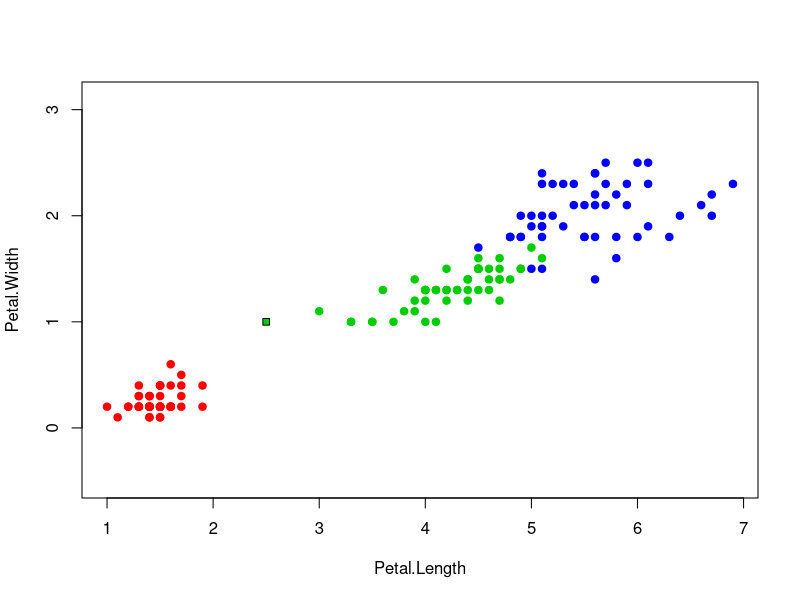

Here is the R script that generated this plot:
euclideanDistance <- function(u, v)
{
	sqrt(sum((u - v)^2))
}

sortObjectsByDist <- function(xl, z, metricFunction =
euclideanDistance)
{
	l <- dim(xl)[1]
	n <- dim(xl)[2] - 1
	distances <- matrix(NA, l, 2)
	for (i in 1:l)
	{
		distances[i, ] <- c(i, metricFunction(xl[i, 1:n], z))
	}

	orderedXl <- xl[order(distances[, 2]), ]
	return (orderedXl);
}

kNN <- function(xl, z, k)
{
	orderedXl <- sortObjectsByDist(xl, z)
	n <- dim(orderedXl)[2] - 1
	classes <- orderedXl[1:k, n + 1]
	counts <- table(classes)
	class <- names(which.max(counts))
	return (class)
}

colors <- c("setosa" = "red", "versicolor" = "green3",
"virginica" = "blue")
plot(iris[, 3:4], pch = 21, bg = colors[iris$Species], col = colors[iris$Species], asp = 1)
z <- c(2.5, 1) 
xl <- iris[, 3:5] 
class <- kNN(xl, z, k=5)
points(z[1], z[2], pch = 22, bg = colors[class], asp = 1) 
